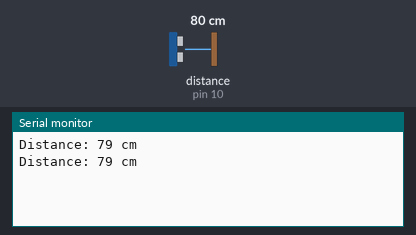
This sketch was run on a simulated Arduino Uno, built with avr-gcc and run on an emulated ATmega328P. On the bench: the last lines printed to the serial monitor. Wiring (inferred from the names in the program): ultrasonic range finder: trigger pin 9; echo pin 10. Inputs (shaded band) come from the test bench; at power-on: distance to the obstacle (sensor on pin 10) 80 cm. The echo pulse lasts 58.3 µs per cm.

Above: at 1.8 s.
1.9 s: distance to the obstacle (sensor on pin 10) set to 2 cm
At 2.8 s:
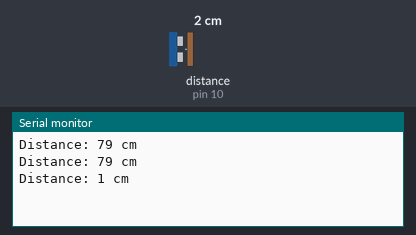
3.4 s: distance to the obstacle (sensor on pin 10) set to 4 cm
At 4.6 s:
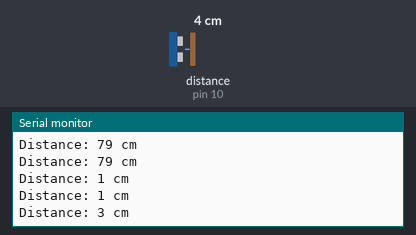
Timing chart, 0 to 6.4 s (numbered marks = the images above; inputs shaded):
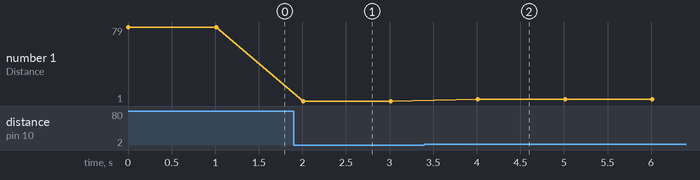

Measured:
- after the input at 1.9 s, the serial monitor: prints a new line after 0.11 s (image 1)
- after the input at 3.4 s, the serial monitor: prints a new line after 0.61 s (image 2)
- plotted number 1: 79 → 1 after the input at 1.9 s, 1 → 3 after the input at 3.4 s

The sketch:

ultrasonic.ino
```cpp
#define trigPin 9 // Trigger pin of the ultrasonic sensor
#define echoPin 10 // Echo pin of the ultrasonic sensor

void setup() {
  Serial.begin(115200); // Initialize serial communication
  pinMode(trigPin, OUTPUT); // Set trigger pin as an OUTPUT
  pinMode(echoPin, INPUT); // Set echo pin as an INPUT
}

void loop() {
  long duration, distance; // Variables to store the duration and distance

  // Clear the trigger pin and wait for a short delay
  digitalWrite(trigPin, LOW);
  delayMicroseconds(2);

  // Send a 10 microsecond pulse to trigger the sensor
  digitalWrite(trigPin, HIGH);
  delayMicroseconds(10);
  digitalWrite(trigPin, LOW);

  // Read the duration of the pulse on the echo pin
  duration = pulseIn(echoPin, HIGH);

  // Calculate the distance in centimeters
  distance = (duration / 2) / 29.1; // Speed of sound in air at 20°C is approximately 343 meters per second (or 29.1 microseconds per centimeter)

  // Display the distance on the Serial Monitor
  Serial.print("Distance: ");
  Serial.print(distance);
  Serial.println(" cm");

  delay(1000); // Wait for a moment before taking the next reading
}
```
